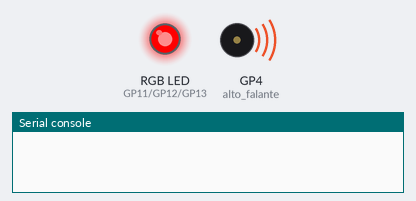
A program run on a simulated Raspberry Pi Pico running MicroPython. Parts: an RGB LED mixed from three pins (HIGH = lit), buzzer (waves = sounding), the last lines printed to the serial console. Dim RGB values are drawn brighter than linear.

Above: at 0.2 s.
At 2.9 s:
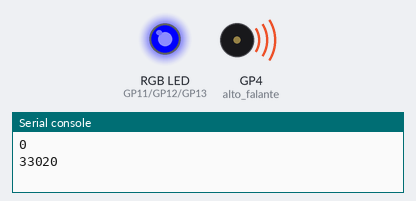
At 10.3 s:
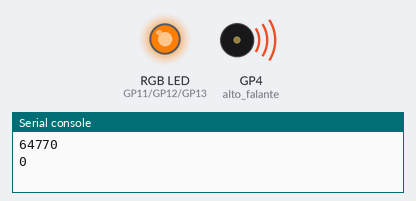
At 16.85 s:
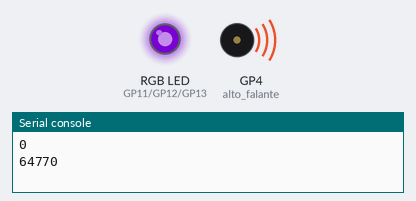
At 22.1 s:
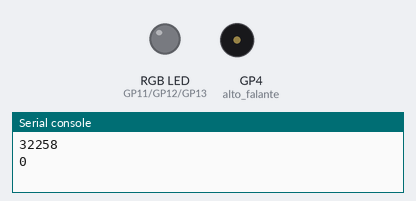
At 39.38 s:
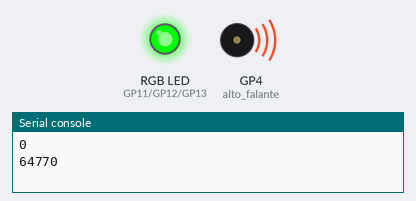
Timing chart, 0 to 40.0 s (numbered marks = the images above):
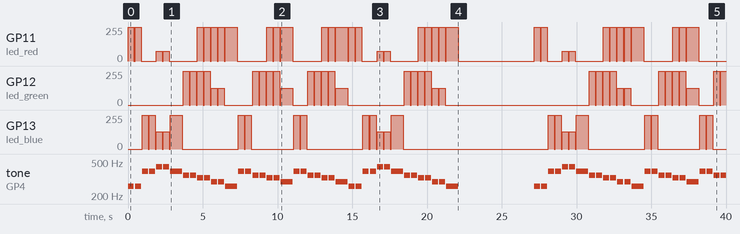

Measured:
- by itself, tone on GP4 (alto_falante): plays 261 Hz for 0.40 s, 261 Hz for 0.40 s, 392 Hz for 0.40 s, 392 Hz for 0.40 s, 440 Hz for 0.40 s, 440 Hz for 0.40 s … (67 notes in this stretch)

The program:

Brilha_Brilha_estrelinha_com_led_RGB.py
```python
# programa funcional

from machine import Pin, PWM
import time

# Conecte o alto-falante ou buzzer passivo ao pino GP4
alto_falante = PWM(Pin(4))

# Conecte o LED RGB aos pinos GP13, GP12 e GP14
led_red = PWM(Pin(11))
led_green = PWM(Pin(12))
led_blue = PWM(Pin(13))

# Frequências das notas musicais
notas = {
    'C4': {'freq': 261, 'cor': (255, 0, 0)},
    'D4': {'freq': 294, 'cor': (255, 127, 0)},
    'E4': {'freq': 329, 'cor': (255, 255, 0)},
    'F4': {'freq': 349, 'cor': (0, 255, 0)},
    'G4': {'freq': 392, 'cor': (0, 0, 255)},
    'A4': {'freq': 440, 'cor': (75, 0, 130)},
    'B4': {'freq': 494, 'cor': (143, 0, 255)},
    'C5': {'freq': 523, 'cor': (255, 0, 255)},
    'PAUSA': {'freq': 0, 'cor': (0, 0, 0)}
}

# Música "Brilha, Brilha, Estrelinha"
musica = [
    ('C4', 1), ('C4', 1), ('G4', 1), ('G4', 1), ('A4', 1), ('A4', 1), ('G4', 2),
    ('F4', 1), ('F4', 1), ('E4', 1), ('E4', 1), ('D4', 1), ('D4', 1), ('C4', 2),
    ('G4', 1), ('G4', 1), ('F4', 1), ('F4', 1), ('E4', 1), ('E4', 1), ('D4', 2),
    ('G4', 1), ('G4', 1), ('F4', 1), ('F4', 1), ('E4', 1), ('E4', 1), ('D4', 2),
    ('C4', 1), ('C4', 1), ('G4', 1), ('G4', 1), ('A4', 1), ('A4', 1), ('G4', 2),
    ('F4', 1), ('F4', 1), ('E4', 1), ('E4', 1), ('D4', 1), ('D4', 1), ('C4', 2),
]

def tocar_musica():
    for nota, duracao in musica:
        freq = notas[nota]['freq']
        cor = notas[nota]['cor']
        alto_falante.freq(freq)
        alto_falante.duty_u16(32768 if freq > 0 else 0)
        led_red.duty_u16(cor[0]*254)
        led_green.duty_u16(cor[1]*254)
        led_blue.duty_u16(cor[2]*254)
        time.sleep_ms(400 * duracao)
        alto_falante.duty_u16(0)
        led_red.duty_u16(0)
        led_green.duty_u16(0)
        led_blue.duty_u16(0)
        time.sleep_ms(70)

        # esse comando mostra o valor do Duth Cycle do LED RGB
        print(cor[0]*254)
        print(cor[1]*254)
        print(cor[2]*254)
        print()


while True:
    tocar_musica()
    time.sleep(5)
```
